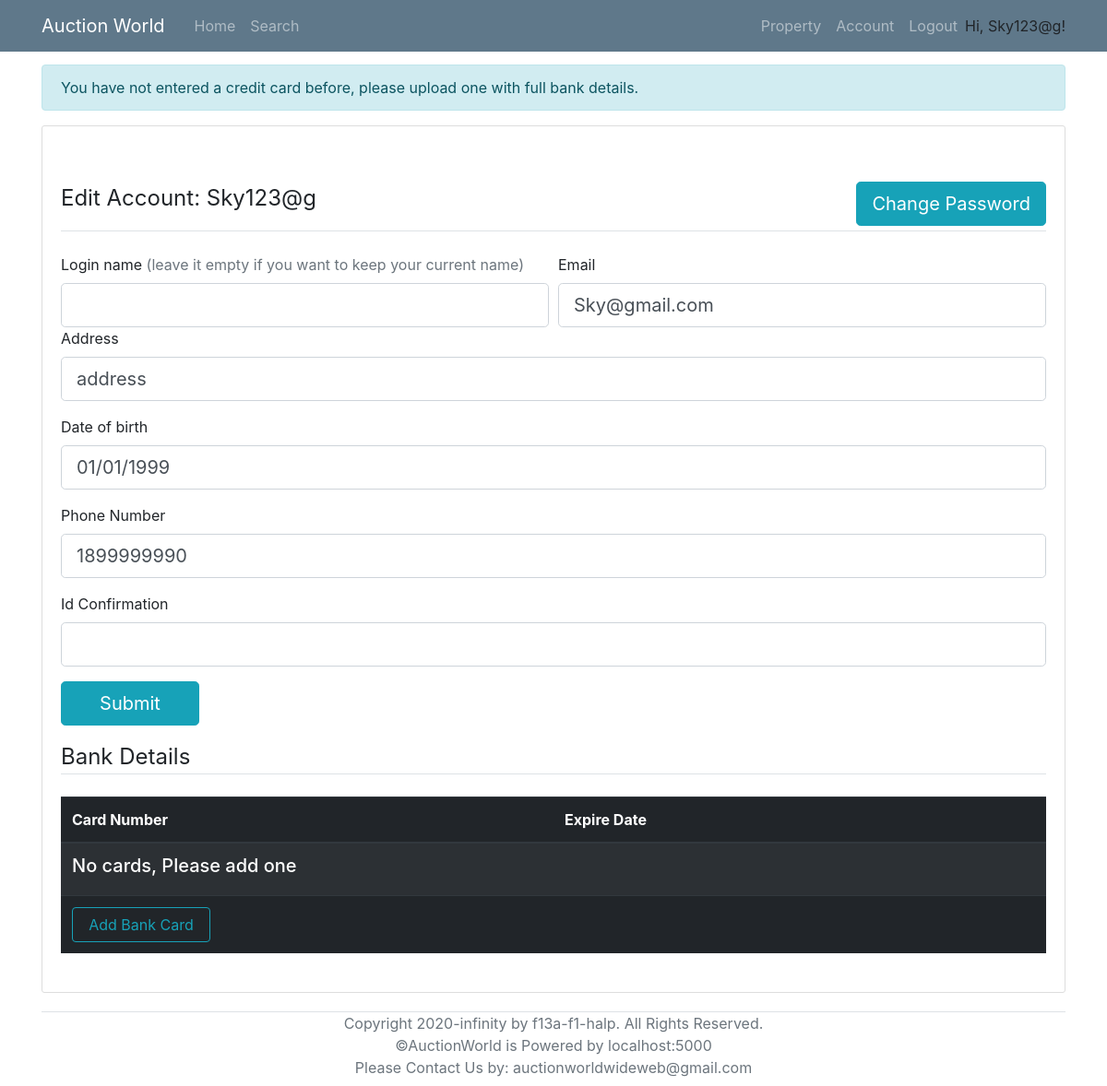
Before: /account/3 (signed in) with the older database file.
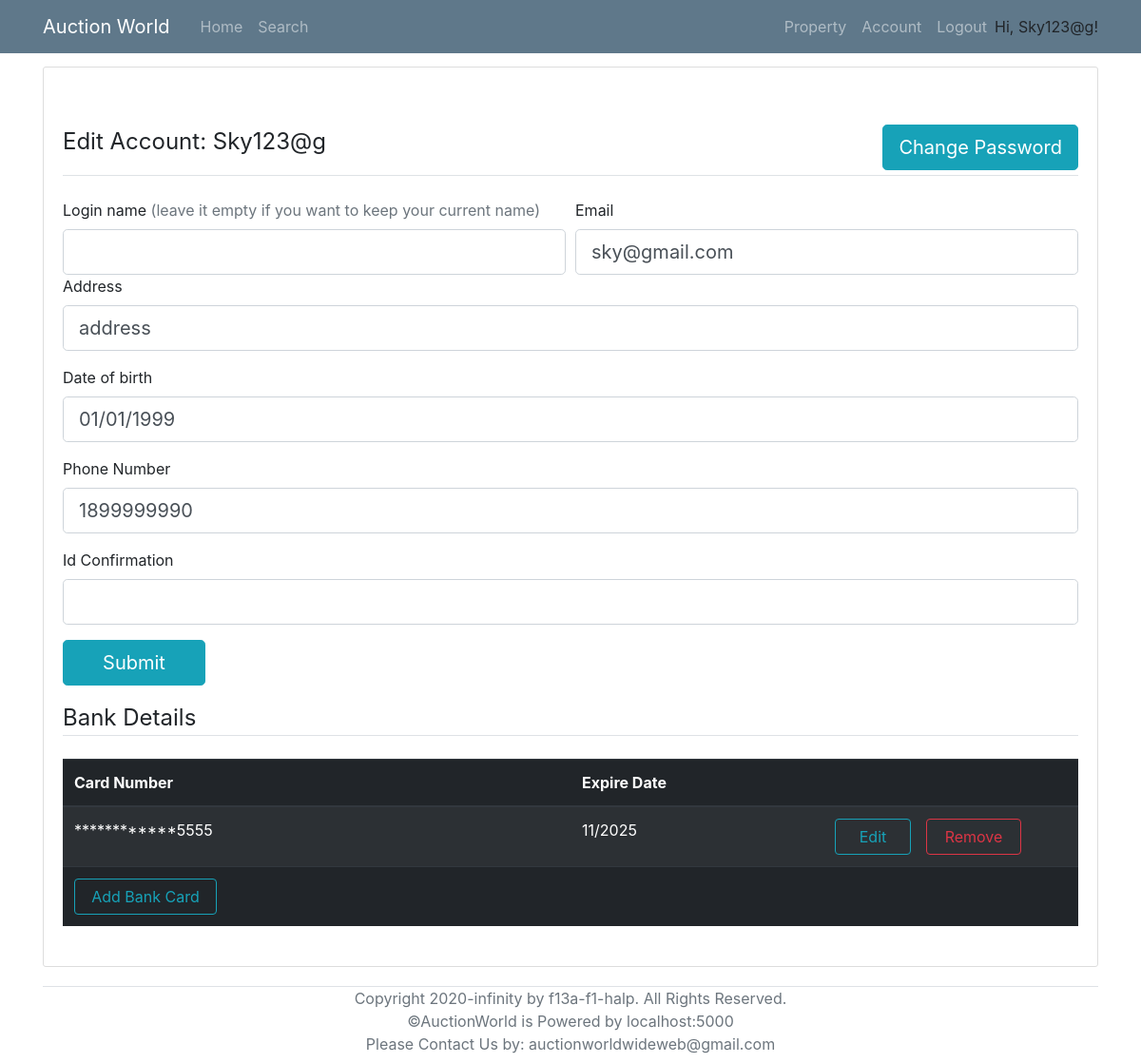
After: the same page with the newer database file.
### models.py (models this page shows, shortened)
class User(UserMixin, db.Model):
    __tablename__ = 'User'
    id = db.Column(db.Integer, primary_key = True)
    login_name = db.Column(db.String(collation='NOCASE') ,unique=True, nullable=False)
    email = db.Column(db.String, unique=True, nullable=False)
    password_hash = db.Column(db.String, nullable=False)
    address = db.Column(db.String(1000), nullable=False)
    date_of_birth = db.Column(db.DateTime, nullable=False)
    phone_number = db.Column(db.String,unique=True, nullable=False)
    id_confirmation = db.Column(db.String(100), nullable=True)
    auctionId = db.relationship('AuctionDetails', backref='seller', lazy='dynamic')
    properties = db.relationship('Property', backref='sellerID', lazy='dynamic')
    cards = db.relationship('BankDetails', backref='user', lazy='dynamic')
    registeredProperties = db.relationship('Property',secondary=lambda: RegisteredAssociation.__table__, backref="RegisteredBidders")

class BankDetails(db.Model):
    __tablename__ = 'BankDetails'
    id = db.Column("card_number",db.String, primary_key=True)
    holder_fname = db.Column(db.String(), nullable=False)
    holder_lname = db.Column(db.String(20), nullable=False)
    cvc = db.Column(db.String, nullable=False)
    expire_date = db.Column(db.DateTime, nullable=False)
    user_id = db.Column(db.Integer, db.ForeignKey('User.id'), nullable=False)

### routes.py (the view)
@app.route('/account/<user_id>', methods=['POST','GET'])
@login_required
def account(user_id):
    form = AccountForm()
    user = User.query.get(user_id)
    cards = BankDetails.query.filter_by(user_id = current_user.id).all()
    fail=False
    if form.validate_on_submit():
        if not form.validate_email(user_id):
            flash(f'The email has been used by other users, please enter another one','danger')
            fail=True
        if not form.validate_username(form.login_name.data, user_id):
            flash(f"Please select another unique name or leave the slot empty for not changing your login name.\nPay attention that login name is case insensitive which means TOM123 and tOm123 are for same login name, only change capitals will not work ", 'danger')
            fail=True
        if not form.validate_phone_number(user_id):
            flash(f'The phone number has been used by other users, please enter another one','danger')
            fail=True
        if not form.validate_date_of_birth(form.date_of_birth.data):
            flash(f'The date of birth should be smaller than current time','danger')
            fail=True
        if fail:
             return render_template('account.html', title='account', form=form, user=user, cards = cards, user_id = current_user.id)
        if form.login_name.data:
            if form.validate_username(form.login_name.data, user.id):
                flash('Congrats! The login name has been changed to '+ form.login_name.data, 'success')
                user.set_login_name(form.login_name.data)
            else:
                return render_template('account.html', title='account', form=form, user=user, cards = cards, user_id = current_user.id)
        user.set_address(form.address.data)
        user.set_phone_number(form.phone_number.data)
        user.set_date_of_birth(form.date_of_birth.data)
        user.set_email(form.email.data)
        user.set_id_confirmation(form.id_confirmation.data)
        db.session.commit()
        if not form.id_confirmation.data or len(cards) == 0:
            flash(f'To do more actions in our system, it is required to enter the your identification and have at least one card', 'info')
            return render_template('account.html', title='account', form=form, user=user, cards = cards)
        return redirect(url_for('home'))
    elif request.method == 'GET':
        form.address.data = current_user.address
        form.date_of_birth.data = current_user.date_of_birth
        form.phone_number.data = current_user.phone_number
        form.email.data = current_user.email
        form.id_confirmation.data = current_user.id_confirmation
        if len(current_user.cards.all()) == 0:
            flash(f'You have not entered a credit card before, please upload one with full bank details.', 'info')
    return render_template('account.html', title='account', form=form, user=user, cards = cards)

### forms.py (shortened to what this page needs)
class AccountForm(FlaskForm):
    login_name = StringField('Login name', validators=[Optional()])
    email = StringField('Email', validators=[DataRequired(), Email()])
    address = StringField('Address', validators=[DataRequired()])
    date_of_birth = DateTimeField('Date of birth', format = "%d/%m/%Y", validators=[DataRequired()])
    phone_number = StringField ('Phone Number',  validators=[ DataRequired(),Length(min=10, max=10) ] )
    id_confirmation = StringField ('Id Confirmation', validators=[Optional()])
    submit = SubmitField('Submit')

### models.py (called while the page is built)
@login_manager.user_loader
def load_user(id):
    return User.query.get(id)

### templates/account.html (shortened to what the changed rows need)
{% extends "base.html" %}
{% block content %}
    <div class="content-section">
        <form action="" method= "POST" style="margin-top: 50px;" novalidate>
            <fieldset class="form-group">
                <legend class="border-bottom mb-4">Edit Account: {{current_user.login_name}}
                    <a class="btn btn-info btn-lg" style="float: right; margin-bottom: 5px;" href="{{url_for('changePassword', user_id=current_user.id)}}">Change Password</a>
                </legend>
                <div class="form-row">
                    <div class="col">
                        <div>
                            <span>{{ form.login_name.label }}</span>
                            <span class="text-muted">(leave it empty if you want to keep your current name)</span>
                        </div>
                        {% if form.login_name.errors %}
                            {{ form.login_name(class="form-control form-control-lg is-invalid") }}
                            <div class="invalid-feedback">
                                {% for error in form.login_name.errors %}
                                    <span>{{ error }}</span>
                                {% endfor %}
                            </div>
                        {% else %}
                            {{ form.login_name(class="form-control form-control-lg") }}
                        {% endif %}
                    </div>
                    <div class="col">
                        {{ form.email.label }}<br>
                        {% if form.email.errors %}
                            {{ form.email(class="form-control form-control-lg is-invalid") }}
                            <div class="invalid-feedback">
                                {% for error in form.email.errors %}
                                    <span>{{ error }}</span>
                                {% endfor %}
                            </div>
                        {% else %}
                            {{ form.email(class="form-control form-control-lg") }}
                        {% endif %}
                    </div>
                </div>
                <div class="form-group">
                    {{ form.address.label }}<br>
                    {% if form.address.errors %}
						{{ form.address(class="form-control form-control-lg is-invalid") }}
						<div class="invalid-feedback">
							{% for error in form.address.errors %}
								<span>{{ error }}</span>
							{% endfor %}
						</div>
					{% else %}
						{{ form.address(class="form-control form-control-lg") }}
					{% endif %}
                </div>
                <div class="form-group">
                    {{ form.date_of_birth.label(class="form-control-label") }}<br>
                    {% if form.date_of_birth.errors %}
						{{ form.date_of_birth(class="form-control form-control-lg is-invalid") }}
						<div class="invalid-feedback">
							{% for error in form.date_of_birth.errors %}
								<span>{{ error }}</span>
							{% endfor %}
						</div>
					{% else %}
						{{ form.date_of_birth(class="form-control form-control-lg", placeholder="dd/mm/yyyy") }}
					{% endif %}
                </div>
                <div class="form-group">
                    {{ form.phone_number.label }}<br>
                    {% if form.phone_number.errors %}
                        {{ form.phone_number(class="form-control form-control-lg is-invalid") }}
                        <div class="invalid-feedback">
                            {% for error in form.phone_number.errors %}
                                <span>{{ error }}</span>
                            {% endfor %}
                        </div>
                    {% else %}
                        {{ form.phone_number(class="form-control form-control-lg") }}
                    {% endif %}
                </div>
                <div class="form-group">
                    {{ form.id_confirmation.label }}<br>
                    {% if form.id_confirmation.errors %}
                        {{ form.id_confirmation(class="form-control form-control-lg is-invalid") }}
                        <div class="invalid-feedback">
                            {% for error in form.id_confirmation.errors %}
                                <span>{{ error }}</span>
                            {% endfor %}
                        </div>
                    {% else %}
                        {{ form.id_confirmation(class="form-control form-control-lg") }}
                    {% endif %}
                </div>
                <div class="form-group">{{ form.submit(class="btn btn-info btn-lg" , style="width:150px") }}</div>
                <legend class="border-bottom mb-4">Bank Details</legend>
                <table class="table table-striped table-dark">
                    <thead>
                        <tr>
                            <th scope="col" style="width: 50%;" >Card Number</th>
                            <th scope="col" style="width: 15%;">Expire Date</th>
                            <th scope="col" style="width: 35%;"> </th>
                        </tr>
                    </thead>
                {% if cards %}
                    <tbody>
                    {% for i in cards %}
                        <tr>
                            <td>************{{i.id[-4:]}}</td>
                            <td>{{i.expire_date.strftime("%m/%Y")}}</td>
                            <td>
                                <a href={{ url_for("removetBankDetails", card_id=i.id) }} onclick = "{if (confirm ( 'Are you sure?')) {this. document.formname.submit (); return true;} return false;} " class="btn btn-outline-danger mr-5" style="float: right; width: 100px;">Remove</a>
                                <a href={{ url_for("editBankDetails", card_id=i.id) }} class="btn btn-outline-info mr-3" style="float: right; width: 80px;">Edit</a>
                            </td>
                        </tr>
                    {% endfor %}
                {% else %}
                    <tr>
                        <td colspan="4"><h5>No cards, Please add one </h5></td>
                    </tr>
                {% endif %}
                        <tr>
                        </tr>
                    </tbody>
                </table>
            </fieldset>
        </form>
    </div>
{% endblock %}

### templates/base.html (shortened to what this page needs)
<!DOCTYPE html>
<html lang="en">
<head>
    <link rel="stylesheet" type="text/css" href="../static/css/main.css">
    <link rel="stylesheet" href="https://maxcdn.bootstrapcdn.com/bootstrap/4.0.0/css/bootstrap.min.css">
</head>
<body>
    <header class="site-header">
        <nav class="navbar navbar-expand-md navbar-dark bg-steel fixed-top">
          <div class="container">
            <a class="navbar-brand mr-4" href="/" >Auction World</a>
            <div class="collapse navbar-collapse" id="navbarToggle">
              <div class="navbar-nav mr-auto">
                <a class="nav-item nav-link" href="{{ url_for('home') }}">Home</a>
                <a class="nav-item nav-link" href="/search">Search</a>
              </div>
              <div class="navbar-nav">
                {% if current_user.is_authenticated %}
                  <a class="nav-item nav-link" href="/property">Property</a>
                  <a class="nav-item nav-link" href={{ url_for("account", user_id=current_user.id) }}>Account</a>
                  <a class="nav-item nav-link" href="/logout">Logout</a>
                  <p style="margin-top: 8px; margin-bottom: 0px;">Hi, {{ current_user.login_name }}!</p>
                {% endif %}
              </div>
            </div>
          </div>
        </nav>
      </header>
      <main role="main" class="container" style="margin-top: 70px;">
        <div class="row">
          <div class="col-md-12">
            {% with messages = get_flashed_messages(with_categories=true) %}
              {% if messages %}
                {% for category, message in messages %}
                  <div class="alert alert-{{ category }}">
                    {{ message }}
                  </div>
                {% endfor %}
              {% endif %}
            {% endwith %}
            {% block content %}{% endblock %}
          </div>
        </div>
        <div class="border-top relative-bottom text-center text-muted mb-2" >
          Copyright 2020-infinity by f13a-f1-halp. All Rights Reserved. <br>
          ©AuctionWorld is Powered by localhost:5000 <br>
          Please Contact Us by: auctionworldwideweb@gmail.com
        </div>
      </main>
</body>
</html>

Changed rows visible on the page:
changed User "Sky123@g": email "Sky@gmail.com" → "sky@gmail.com"
added BankDetails: id "5555", expire_date "11/2025"
Other visible differences:
list line gone: "You have not entered a credit card before, please upload one with full bank details."
text no longer shown: "No cards, Please add one"
